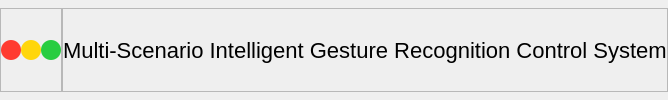
        <widget class="DoubleClickQFrame" name="topbox">
         <property name="styleSheet">
          <string notr="true"/>
         </property>
         <layout class="QHBoxLayout" name="topBox" stretch="1,9">
          <property name="spacing">
           <number>0</number>
          </property>
          <property name="leftMargin">
           <number>0</number>
          </property>
          <property name="topMargin">
           <number>8</number>
          </property>
          <property name="rightMargin">
           <number>0</number>
          </property>
          <property name="bottomMargin">
           <number>8</number>
          </property>
          <item>
           <widget class="QFrame" name="left_top">
            <property name="maximumSize">
             <size>
              <width>150</width>
              <height>16777215</height>
             </size>
            </property>
            <property name="styleSheet">
             <string notr="true">/* QFrame#left_top{
	border: 1px solid red;
} */
QPushButton#closeButton {
    background-color: rgb(255, 59, 48); /* 红色 */
    border: none;
    border-radius: 10px; /* 使按钮圆形 */
    min-width: 20px;
    max-width: 20px;
    min-height: 20px;
    max-height: 20px;
}

QPushButton#maximizeButton {
    background-color: rgb(40, 205, 65); /* 黄色 */
    border: none;
    border-radius: 10px; /* 使按钮圆形 */
    min-width: 20px;
    max-width: 20px;
    min-height: 20px;
    max-height: 20px;
}

QPushButton#minimizeButton {
    background-color: rgb(255, 214, 10); /* 绿色 */
    border: none;
    border-radius: 10px; /* 使按钮圆形 */
    min-width: 20px;
    max-width: 20px;
    min-height: 20px;
    max-height: 20px;
}
</string>
            </property>
            <property name="frameShape">
             <enum>QFrame::Shape::StyledPanel</enum>
            </property>
            <property name="frameShadow">
             <enum>QFrame::Shadow::Raised</enum>
            </property>
            <layout class="QHBoxLayout" name="horizontalLayout_2">
             <property name="spacing">
              <number>0</number>
             </property>
             <property name="leftMargin">
              <number>0</number>
             </property>
             <property name="topMargin">
              <number>0</number>
             </property>
             <property name="rightMargin">
              <number>0</number>
             </property>
             <property name="bottomMargin">
              <number>0</number>
             </property>
             <item>
              <widget class="QPushButton" name="closeButton">
               <property name="styleSheet">
                <string notr="true">QPushButton:hover{
	background-color:rgb(139, 29, 31);
	border-image: url(:/leftbox/images/newsize/close.png);
}
QPushButton:pressed {
	background-color: rgb(232, 59, 35);
}</string>
               </property>
               <property name="text">
                <string/>
               </property>
              </widget>
             </item>
             <item>
              <widget class="QPushButton" name="minimizeButton">
               <property name="styleSheet">
                <string notr="true">QPushButton:hover{
	background-color:rgb(139, 29, 31);
	border-image: url(:/leftbox/images/newsize/min.png);
}
QPushButton:pressed {
	background-color:  rgb(255, 214, 5);
}

</string>
               </property>
               <property name="text">
                <string/>
               </property>
              </widget>
             </item>
             <item>
              <widget class="QPushButton" name="maximizeButton">
               <property name="styleSheet">
                <string notr="true">QPushButton:hover{
	background-color:rgb(139, 29, 31);
	border-image: url(:/leftbox/images/newsize/max.png);
}
QPushButton:pressed {
	background-color: rgb(40, 205, 60);
}</string>
               </property>
               <property name="text">
                <string/>
               </property>
              </widget>
             </item>
            </layout>
           </widget>
          </item>
          <item alignment="Qt::AlignmentFlag::AlignHCenter">
           <widget class="QFrame" name="right_top">
            <property name="styleSheet">
             <string notr="true">QLabel#title{
    background-color: none;
	font-size: 22px;
	font-family: &quot;Shojumaru&quot;;
	color: black;
}
Spacer{
	border:none;
}</string>
            </property>
            <property name="frameShape">
             <enum>QFrame::Shape::StyledPanel</enum>
            </property>
            <property name="frameShadow">
             <enum>QFrame::Shadow::Raised</enum>
            </property>
            <layout class="QHBoxLayout" name="horizontalLayout">
             <property name="spacing">
              <number>0</number>
             </property>
             <property name="leftMargin">
              <number>0</number>
             </property>
             <property name="topMargin">
              <number>0</number>
             </property>
             <property name="rightMargin">
              <number>0</number>
             </property>
             <property name="bottomMargin">
              <number>0</number>
             </property>
             <item>
              <widget class="QLabel" name="title">
               <property name="styleSheet">
                <string notr="true"/>
               </property>
               <property name="text">
                <string>Multi-Scenario Intelligent Gesture Recognition Control System</string>
               </property>
               <property name="indent">
                <number>-1</number>
               </property>
              </widget>
             </item>
            </layout>
           </widget>
          </item>
         </layout>
        </widget>
